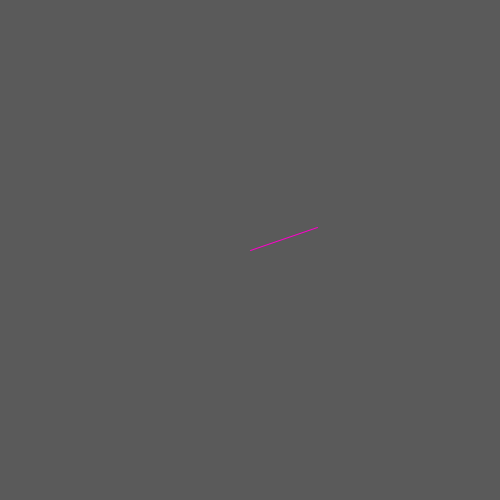
Frame 1 (no input)
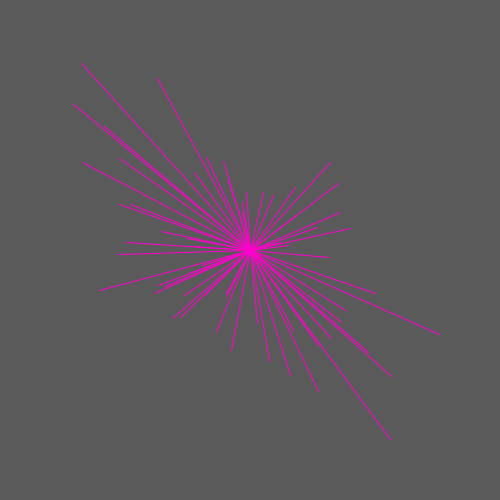
Frame 60 (the mouse pressed at the canvas centre just before this capture)
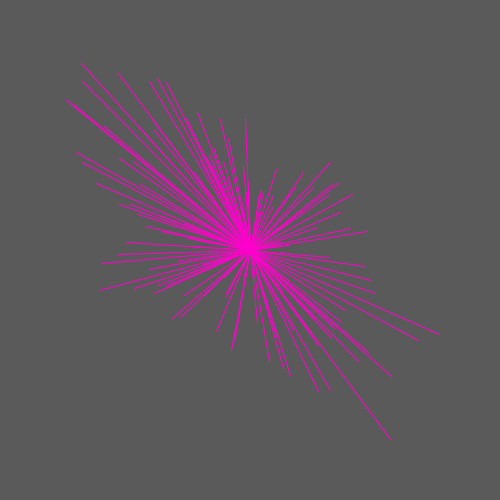
Frame 120 (the mouse held since frame 60 and released just before this capture)

The Processing sketch that drew these frames (run headless with seeded random() and noise(); from frame 60 on, the mouse is pressed at the canvas centre):

// Processing sketch: Stupid_line_thingsssssss__WIP_
// ── Stupid_line_thingsssssss__WIP_.pde
float noiseScale = .4;
void setup() {
  size(500, 500);
  background(90);
}

void draw() {
  float lineX, lineY;
//  if frameCount/2
  lineX = (noise(40*noiseScale*frameCount)-0.5)*width;
  lineY = (noise(20*noiseScale*frameCount)-0.5)*height;
  translate(width/2, height/2);
  stroke(#FF00CC);
  line(0, 0, lineX, lineY);
  //  if (frameCount == 20)
  //    println(lineX, lineY);
}
// 66FFCC
